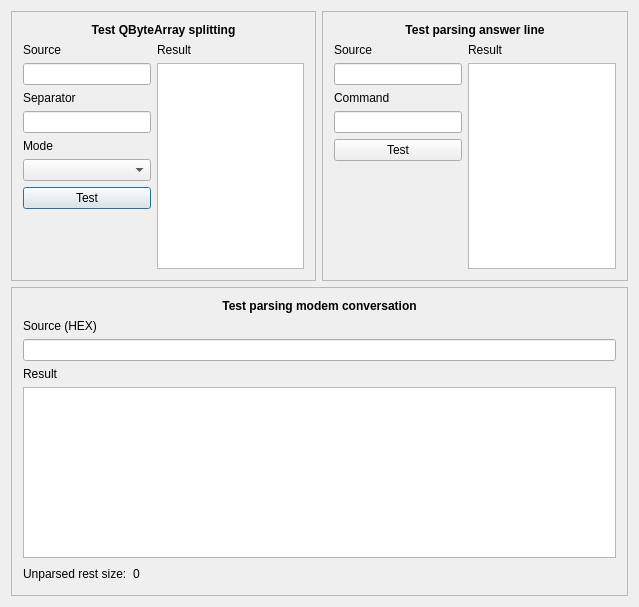
<?xml version="1.0" encoding="UTF-8"?>
<ui version="4.0">
 <class>DebugParsers</class>
 <widget class="QDialog" name="DebugParsers">
  <property name="geometry">
   <rect>
    <x>0</x>
    <y>0</y>
    <width>639</width>
    <height>607</height>
   </rect>
  </property>
  <property name="windowTitle">
   <string>Debug Parsers</string>
  </property>
  <layout class="QGridLayout" name="gridLayout_4">
   <item row="0" column="0">
    <widget class="QFrame" name="frame">
     <property name="frameShape">
      <enum>QFrame::StyledPanel</enum>
     </property>
     <property name="frameShadow">
      <enum>QFrame::Raised</enum>
     </property>
     <layout class="QGridLayout" name="gridLayout">
      <item row="1" column="0">
       <widget class="QLabel" name="label_2">
        <property name="text">
         <string>Source</string>
        </property>
       </widget>
      </item>
      <item row="2" column="1" rowspan="7">
       <widget class="QListWidget" name="SBA_result">
        <property name="styleSheet">
         <string notr="true"/>
        </property>
        <property name="uniformItemSizes">
         <bool>true</bool>
        </property>
       </widget>
      </item>
      <item row="5" column="0">
       <widget class="QLabel" name="label_4">
        <property name="text">
         <string>Mode</string>
        </property>
       </widget>
      </item>
      <item row="4" column="0">
       <widget class="QLineEdit" name="SBA_separator"/>
      </item>
      <item row="8" column="0">
       <spacer name="verticalSpacer">
        <property name="orientation">
         <enum>Qt::Vertical</enum>
        </property>
        <property name="sizeHint" stdset="0">
         <size>
          <width>128</width>
          <height>81</height>
         </size>
        </property>
       </spacer>
      </item>
      <item row="0" column="0" colspan="2">
       <widget class="QLabel" name="label_5">
        <property name="font">
         <font>
          <weight>75</weight>
          <bold>true</bold>
         </font>
        </property>
        <property name="text">
         <string>Test QByteArray splitting</string>
        </property>
        <property name="alignment">
         <set>Qt::AlignCenter</set>
        </property>
       </widget>
      </item>
      <item row="3" column="0">
       <widget class="QLabel" name="label_3">
        <property name="text">
         <string>Separator</string>
        </property>
       </widget>
      </item>
      <item row="6" column="0">
       <widget class="QComboBox" name="SBA_mode"/>
      </item>
      <item row="1" column="1">
       <widget class="QLabel" name="label">
        <property name="text">
         <string>Result</string>
        </property>
       </widget>
      </item>
      <item row="2" column="0">
       <widget class="QLineEdit" name="SBA_source"/>
      </item>
      <item row="7" column="0">
       <widget class="QPushButton" name="SBA_split">
        <property name="text">
         <string>Test</string>
        </property>
       </widget>
      </item>
     </layout>
    </widget>
   </item>
   <item row="0" column="1">
    <widget class="QFrame" name="frame_2">
     <property name="frameShape">
      <enum>QFrame::StyledPanel</enum>
     </property>
     <property name="frameShadow">
      <enum>QFrame::Raised</enum>
     </property>
     <layout class="QGridLayout" name="gridLayout_2">
      <item row="6" column="0">
       <spacer name="verticalSpacer_2">
        <property name="orientation">
         <enum>Qt::Vertical</enum>
        </property>
        <property name="sizeHint" stdset="0">
         <size>
          <width>128</width>
          <height>126</height>
         </size>
        </property>
       </spacer>
      </item>
      <item row="3" column="0">
       <widget class="QLabel" name="label_9">
        <property name="text">
         <string>Command</string>
        </property>
       </widget>
      </item>
      <item row="2" column="0">
       <widget class="QLineEdit" name="PAL_source"/>
      </item>
      <item row="2" column="1" rowspan="5">
       <widget class="QListWidget" name="PAL_result">
        <property name="styleSheet">
         <string notr="true"/>
        </property>
        <property name="uniformItemSizes">
         <bool>true</bool>
        </property>
       </widget>
      </item>
      <item row="4" column="0">
       <widget class="QLineEdit" name="PAL_command"/>
      </item>
      <item row="1" column="0">
       <widget class="QLabel" name="label_8">
        <property name="text">
         <string>Source</string>
        </property>
       </widget>
      </item>
      <item row="1" column="1">
       <widget class="QLabel" name="label_7">
        <property name="text">
         <string>Result</string>
        </property>
       </widget>
      </item>
      <item row="0" column="0" colspan="2">
       <widget class="QLabel" name="label_10">
        <property name="font">
         <font>
          <weight>75</weight>
          <bold>true</bold>
         </font>
        </property>
        <property name="text">
         <string>Test parsing answer line</string>
        </property>
        <property name="alignment">
         <set>Qt::AlignCenter</set>
        </property>
       </widget>
      </item>
      <item row="5" column="0">
       <widget class="QPushButton" name="PAL_split">
        <property name="text">
         <string>Test</string>
        </property>
       </widget>
      </item>
     </layout>
    </widget>
   </item>
   <item row="1" column="0" colspan="2">
    <widget class="QFrame" name="frame_3">
     <property name="frameShape">
      <enum>QFrame::StyledPanel</enum>
     </property>
     <property name="frameShadow">
      <enum>QFrame::Raised</enum>
     </property>
     <layout class="QGridLayout" name="gridLayout_3">
      <item row="5" column="1">
       <widget class="QLabel" name="PMC_unparsedRest">
        <property name="text">
         <string>0</string>
        </property>
       </widget>
      </item>
      <item row="5" column="0">
       <widget class="QLabel" name="label_6">
        <property name="text">
         <string>Unparsed rest size:</string>
        </property>
       </widget>
      </item>
      <item row="5" column="2">
       <spacer name="horizontalSpacer">
        <property name="orientation">
         <enum>Qt::Horizontal</enum>
        </property>
        <property name="sizeHint" stdset="0">
         <size>
          <width>40</width>
          <height>20</height>
         </size>
        </property>
       </spacer>
      </item>
      <item row="4" column="0" colspan="3">
       <widget class="QTreeWidget" name="PMC_result">
        <attribute name="headerVisible">
         <bool>false</bool>
        </attribute>
        <column>
         <property name="text">
          <string notr="true">1</string>
         </property>
        </column>
       </widget>
      </item>
      <item row="2" column="0" colspan="3">
       <widget class="QLineEdit" name="PMC_source"/>
      </item>
      <item row="3" column="0" colspan="3">
       <widget class="QLabel" name="label_13">
        <property name="text">
         <string>Result</string>
        </property>
       </widget>
      </item>
      <item row="1" column="0" colspan="3">
       <widget class="QLabel" name="label_12">
        <property name="text">
         <string>Source (HEX)</string>
        </property>
       </widget>
      </item>
      <item row="0" column="0" colspan="3">
       <widget class="QLabel" name="label_11">
        <property name="font">
         <font>
          <weight>75</weight>
          <bold>true</bold>
         </font>
        </property>
        <property name="text">
         <string>Test parsing modem conversation</string>
        </property>
        <property name="alignment">
         <set>Qt::AlignCenter</set>
        </property>
       </widget>
      </item>
     </layout>
    </widget>
   </item>
  </layout>
 </widget>
 <layoutdefault spacing="6" margin="11"/>
 <tabstops>
  <tabstop>SBA_source</tabstop>
  <tabstop>SBA_separator</tabstop>
  <tabstop>SBA_mode</tabstop>
  <tabstop>SBA_result</tabstop>
  <tabstop>PAL_source</tabstop>
  <tabstop>PAL_command</tabstop>
  <tabstop>PAL_result</tabstop>
 </tabstops>
 <resources/>
 <connections/>
</ui>
